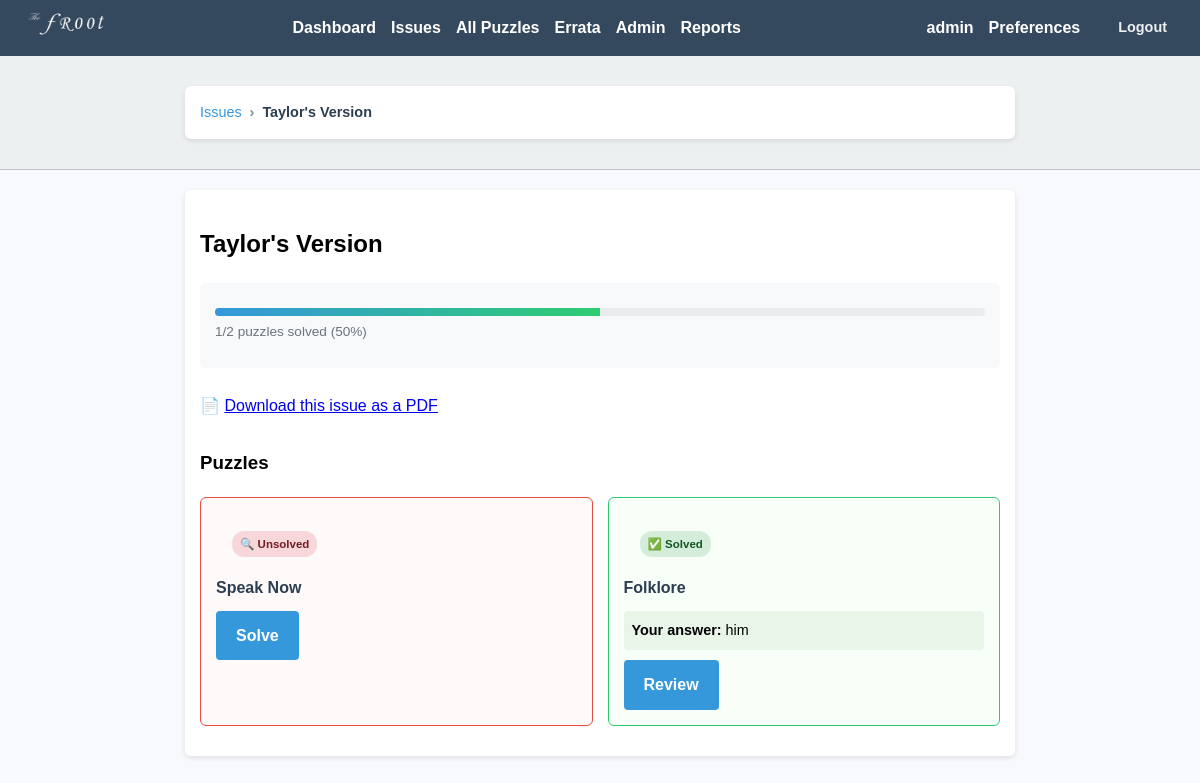
The page /issue/3 (signed in) on the database its author committed.
### app/models.py (models this page shows, shortened)
class User(UserMixin, db.Model):
    id = db.Column(db.Integer, primary_key=True)
    username = db.Column(db.String(150), unique=True, nullable=False)
    email = db.Column(db.String(150), unique=True, nullable=False)
    display_name = db.Column(db.String(150), nullable=True)
    password_hash = db.Column(db.String(200), nullable=False)
    is_admin = db.Column(db.Boolean, default=False)
    email_notifications = db.Column(db.Boolean, default=True)
    notify_new_issues = db.Column(db.Boolean, default=True)
    notify_new_hints = db.Column(db.Boolean, default=True)
    submissions = db.relationship('Submission', backref='user', lazy=True)

class Issue(db.Model):
    id = db.Column(db.Integer, primary_key=True)
    title = db.Column(db.String(200), nullable=False)
    description = db.Column(db.Text, nullable=True)
    pdf_filename = db.Column(db.String(200), nullable=True)
    answer_pdf_filename = db.Column(db.String(200), nullable=True)
    available_date = db.Column(db.DateTime(timezone=True), nullable=False, default=lambda: datetime.now(timezone.utc))
    puzzles = db.relationship('Puzzle', backref='issue', lazy=True)

class Puzzle(db.Model):
    id = db.Column(db.Integer, primary_key=True)
    title = db.Column(db.String(200), nullable=False)
    description = db.Column(db.Text, nullable=False)
    answer_hash = db.Column(db.String(200), nullable=False)
    correct_response = db.Column(db.Text, nullable=True)
    incorrect_response = db.Column(db.Text, nullable=True)
    created_at = db.Column(db.DateTime, default=lambda: datetime.now(timezone.utc))
    issue_id = db.Column(db.Integer, db.ForeignKey('issue.id'), nullable=True)
    hints = db.relationship('Hint', backref='puzzle', lazy=True)
    submissions = db.relationship('Submission', backref='puzzle', lazy=True)
    response_rules = db.relationship('PuzzleAnswerRule', backref='puzzle', lazy=True, cascade='all, delete-orphan')

class Submission(db.Model):
    id = db.Column(db.Integer, primary_key=True)
    user_id = db.Column(db.Integer, db.ForeignKey('user.id'), nullable=False)
    puzzle_id = db.Column(db.Integer, db.ForeignKey('puzzle.id'), nullable=False)
    submitted_answer = db.Column(db.String(200), nullable=False)
    is_correct = db.Column(db.Boolean, nullable=False)
    submitted_at = db.Column(db.DateTime, default=lambda: datetime.now(timezone.utc))

### app/puzzles.py (the view)
@puzzle_bp.route('/issue/<int:issue_id>')
@login_required
def issue_detail(issue_id):
    issue = Issue.query.get_or_404(issue_id)
    now = datetime.now(timezone.utc)
    if compare_dates(now, issue.available_date):
        return render_template('issue_locked.html', issue=issue)
    puzzles = issue.puzzles
    correct_subs = Submission.query.filter(
        Submission.user_id == current_user.id,
        Submission.puzzle_id.in_([p.id for p in puzzles]),
        Submission.is_correct == True
    ).all()
    solved_lookup = {sub.puzzle_id: sub for sub in correct_subs}
    return render_template(
        'issue_detail.html',
        issue=issue,
        solved_lookup=solved_lookup
    )

### app/utils.py (called while the page is built)
def compare_dates(date1, date2):
    if date1 and date1.tzinfo is None:
        date1 = date1.replace(tzinfo=timezone.utc)
    if date2 and date2.tzinfo is None:
        date2 = date2.replace(tzinfo=timezone.utc)
    return date1 < date2

### app/templates/issue_detail.html (shortened to what this page needs)
{% extends "base.html" %}
{% block breadcrumbs %}
<div class="breadcrumbs">
  <div class="container">
    <a href="{{ url_for('puzzle.list_issues') }}">Issues</a>
    <span class="breadcrumb-separator">›</span>
    <span class="breadcrumb-current">{{ issue.title }}</span>
  </div>
</div>
{% endblock %}
{% block content %}
<div class="issue-header">
  <h2>{{ issue.title }}</h2>
  <div class="issue-progress-summary">
    {% set solved_count = solved_lookup|length %}
    {% set total_count = issue.puzzles|length %}
    {% set progress_percentage = (solved_count / total_count * 100) if total_count > 0 else 0 %}
    <div class="progress-container">
      <div class="progress-bar">
        <div class="progress-fill" style="width: {{ progress_percentage }}%"></div>
      </div>
      <span class="progress-text">{{ solved_count }}/{{ total_count }} puzzles solved ({{ "%.0f"|format(progress_percentage) }}%)</span>
    </div>
  </div>
</div>
{% if issue.pdf_filename or issue.answer_pdf_filename %}
  <div class="issue-downloads">
    {% if issue.pdf_filename %}
      <p>
        📄 <a href="{{ url_for('static', filename='pdfs/' + issue.pdf_filename) }}" target="_blank" download>
          Download this issue as a PDF
        </a>
      </p>
    {% endif %}
  </div>
{% endif %}
<div class="puzzles-section">
  <h3>Puzzles</h3>
  <div class="puzzles-grid">
    {% for puzzle in issue.puzzles %}
      <div class="puzzle-card {% if puzzle.id in solved_lookup %}solved{% else %}unsolved{% endif %}">
        <div class="puzzle-status">
          {% if puzzle.id in solved_lookup %}
            <span class="status-badge solved">✅ Solved</span>
          {% else %}
            <span class="status-badge unsolved">🔍 Unsolved</span>
          {% endif %}
        </div>
        <h4><a href="{{ url_for('puzzle.puzzle_detail', puzzle_id=puzzle.id) }}">{{ puzzle.title }}</a></h4>
        {% if puzzle.id in solved_lookup %}
          <div class="user-answer">
            <strong>Your answer:</strong> {{ solved_lookup[puzzle.id].submitted_answer }}
          </div>
        {% endif %}
        <div class="puzzle-actions">
          <a href="{{ url_for('puzzle.puzzle_detail', puzzle_id=puzzle.id) }}" class="action-btn">
            {% if puzzle.id in solved_lookup %}Review{% else %}Solve{% endif %}
          </a>
        </div>
      </div>
    {% endfor %}
  </div>
</div>
{% endblock %}

### app/templates/base.html (shortened to what this page needs)
<!DOCTYPE html>
<html>
<head>
    <link rel="stylesheet" href="{{ url_for('static', filename='style.css') }}">
</head>
<body>
  <nav>
    <div class="nav-content">
      <div class="nav-logo">
        <img src="{{ url_for('static', filename='img/logo.png') }}" alt="Logo">
      </div>
      <div class="nav-links">
        {% if current_user.is_authenticated %}
            <a href="{{ url_for('puzzle.user_dashboard') }}">Dashboard</a>
            <a href="{{ url_for('puzzle.list_issues') }}">Issues</a>
            <a href="{{ url_for('puzzle.list_puzzles') }}">All Puzzles</a>
            <a href="{{ url_for('puzzle.errata_list') }}">Errata</a>
            {% if current_user.is_admin %}
                <a href="{{ url_for('admin.dashboard') }}">Admin</a>
                <a href="{{ url_for('admin.reports_index') }}">Reports</a>
            {% endif %}
        {% else %}
            <a href="{{ url_for('main.index') }}">Home</a>
            <a href="{{ url_for('puzzle.errata_list') }}">Errata</a>
            <a href="{{ url_for('auth.login') }}">Login</a>
            <a href="{{ url_for('auth.register') }}">Register</a>
        {% endif %}
      </div>
      {% if current_user.is_authenticated %}
        <div class="user-profile">
          <div class="user-info">
            <span class="user-name">{{ current_user.username }}</span>
            <a href="{{ url_for('auth.preferences') }}" class="preferences-link">Preferences</a>
            <a href="{{ url_for('auth.logout') }}" class="logout-link">Logout</a>
          </div>
        </div>
      {% endif %}
    </div>
</nav>
  {% block breadcrumbs %}{% endblock %}
  <div class="container">
        {% block content %}{% endblock %}
    </div>
</body>
</html>

### app/static/style.css (style rules this page uses)
body { font-family: Arial, sans-serif; background-color: #f7f9fc; margin: 0; padding: 0; line-height: 1.6; }
nav { background-color: #34495e; padding: 10px; color: white; }
.nav-content { display: flex; justify-content: space-between; align-items: center; gap: 20px; }
.nav-links { display: flex; align-items: center; }
nav a { color: white; margin-right: 15px; text-decoration: none; font-weight: bold; }
.nav-logo img { height: 28px; width: auto; }
.user-profile { display: flex; align-items: center; }
.user-info { display: flex; align-items: center; gap: 15px; }
.user-name { color: white; font-weight: bold; }
.logout-link { color: #ecf0f1; text-decoration: none; font-size: 0.9em; padding: 4px 8px; border-radius: 4px; transition: background-color 0.3s ease; }
.breadcrumbs { background-color: #ecf0f1; border-bottom: 1px solid #bdc3c7; padding: 10px 0; }
.breadcrumbs .container { display: flex; align-items: center; gap: 8px; font-size: 0.9em; }
.breadcrumbs a { color: #3498db; text-decoration: none; }
.breadcrumb-separator { color: #7f8c8d; font-weight: bold; }
.breadcrumb-current { color: #2c3e50; font-weight: 600; }
.container { max-width: 800px; margin: 20px auto; padding: 15px; background-color: white; border-radius: 6px; box-shadow: 0 2px 5px rgba(0, 0, 0, 0.1); }
.action-btn { display: inline-block; padding: 12px 20px; background-color: #3498db; color: white; text-decoration: none; border-radius: 4px; text-align: center; font-weight: bold; transition: background-color 0.3s; }
.issue-header { margin-bottom: 15px; }
.progress-container { margin: 10px 0; }
.progress-bar { width: 100%; height: 8px; background: #e9ecef; border-radius: 4px; overflow: hidden; }
.progress-fill { height: 100%; background: linear-gradient(90deg, #3498db, #2ecc71); transition: width 0.3s ease; }
.progress-text { font-size: 0.85em; color: #6c757d; margin-top: 5px; display: block; }
.issue-progress-summary { margin: 15px 0 25px 0; padding: 15px; background: #f8f9fa; border-radius: 6px; }
.puzzles-section { margin-top: 30px; }
.puzzles-grid { display: grid; grid-template-columns: repeat(auto-fill, minmax(280px, 1fr)); gap: 15px; margin: 15px 0; }
.puzzle-card { background: white; border: 1px solid #ddd; border-radius: 6px; padding: 15px; transition: border-color 0.3s ease; }
.puzzle-card.solved { border-color: #2ecc71; background: #f8fff8; }
.puzzle-card.unsolved { border-color: #e74c3c; background: #fffafa; }
.puzzle-status { margin-bottom: 10px; }
.status-badge { padding: 4px 8px; border-radius: 12px; font-size: 0.8em; font-weight: bold; }
.status-badge.solved { background: #d4edda; color: #155724; }
.status-badge.unsolved { background: #f8d7da; color: #721c24; }
.puzzle-card h4 { margin: 0 0 10px 0; color: #2c3e50; }
.puzzle-card h4 a { color: #2c3e50; text-decoration: none; }
.user-answer { margin: 10px 0; padding: 8px; background: #e8f5e8; border-radius: 4px; font-size: 0.9em; }
.puzzle-actions { margin-top: 10px; }
.puzzle-status { display: inline-flex; align-items: center; gap: 8px; padding: 8px 16px; border-radius: 20px; font-weight: 600; font-size: 0.9em; margin-top: 10px; }

### rows shown on the page
User: username "admin"
Issue: title "Taylor's Version"
Puzzle: shows "🔍 Unsolved", title "Speak Now", shows "Solve"
Puzzle: shows "✅ Solved", title "Folklore", shows "Review"
Submission: submitted_answer "him"

### other values the page prints
{{ solved_count }} "1"
{{ total_count }} "2"
{{ "%.0f"|format(progress_percentage) }} "50"
